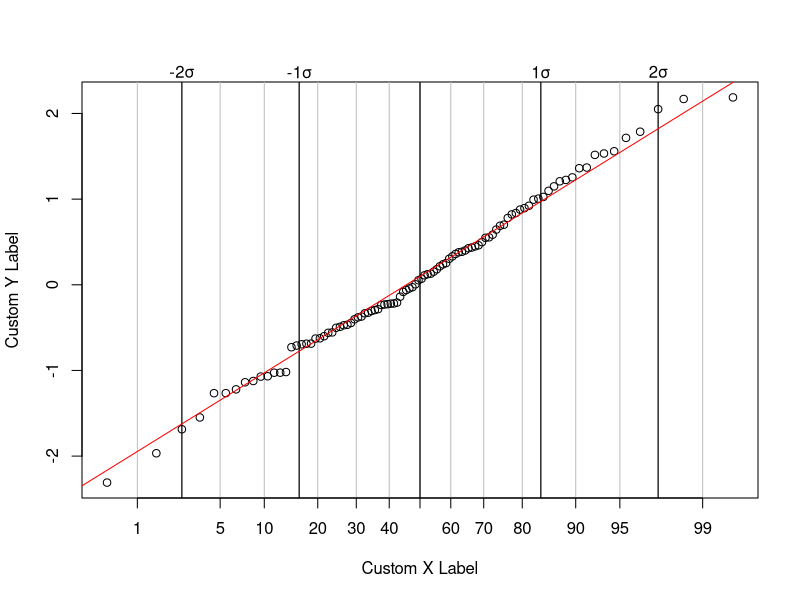

The R source for this figure:
probplot_kc <- function(x, qdist=qnorm, probs=NULL, line=TRUE,
                     xlab=paste("Probability", "\u2264"), ylab=NULL, stdev=FALSE, xline=FALSE, yline=FALSE,stadj=0,...)
{
  DOTARGS <- as.list(substitute(list(...)))[-1]
  DOTARGS <- paste(names(DOTARGS), DOTARGS, sep="=",collapse=", ")

  y <- sort(x)
 
  QNAME <- deparse(substitute(qdist))
  DOTS <- list(...)
  qdist <- match.fun(qdist)
  QFUN <- function(p){
    args=DOTS
    args$p=p
    do.call("qdist", args)
  }
  
  x <- QFUN(ppoints(length(y)))
  
  if(is.null(probs)){
    probs <- c(.01, .05, seq(.1,.9, by=.1), .95, .99)
    if(length(x)>=1000)
      probs <- c(0.001, probs, .999)
  }
  
  qprobs <- QFUN(probs)
    stdevs<-c(.025,.16,.50,.84,.975)
    sd<- QFUN(stdevs)
  
 
  plot(x, y, axes=FALSE, type="n", xlim=range(c(x,qprobs)),
       xlab=xlab, ylab=ylab)
  box()
  

  abline(v=qprobs, col="grey")
  if(stdev){
     abline(v=sd, col="black",lwd=1.2)
    #Adjust the value that is added to the max below in order to arrange the stdev labels to the proper position
     text(sd,max(y)+stadj,c(paste0("-2","\u03c3"),paste0("-1","\u03c3"),"",paste0("1","\u03c3"),paste0("2","\u03c3")),xpd=NA)
  }
  if(xline){
    abline(v=QFUN(xline),col="red",lty="dashed")
  }
  if(yline){
    abline(h=yline,col="red",lty="dashed")
  }

  axis(1, at=qprobs, labels=100*probs)
  axis(2)#commenting this out for C. auris plotting purposes only, use this for every other application
  #axis(2, at=seq(1,3.25,by=0.25), labels=c('1.0',1.25,1.5,1.75,'2.0',2.25,2.5,2.75,'3.0',3.25))
  
  points(x, y)
  
  #linear regression and line plotting
  xl <- qdist(c(0.25, 0.75), ...)
  yl <- quantile(y, c(0.25, 0.75))
  slope <- diff(yl)/diff(xl)
  int <- yl[1] - slope * xl[1]
  
  if(line){
    abline(int, slope, col="red")
  }
  
  z <- list(qdist=QFUN, int=int, slope=slope)
  class(z) <- "probplot"
  invisible(z)
}
# Example usage:
set.seed(123)
x <- rnorm(100)
probplot_kc(x, xlab = "Custom X Label", ylab = "Custom Y Label",line=TRUE,stdev=TRUE,stadj=0.3)
